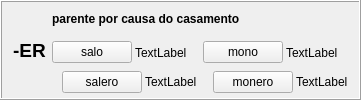
        <widget class="QFrame" name="frame">
         <property name="frameShape">
          <enum>QFrame::Box</enum>
         </property>
         <property name="frameShadow">
          <enum>QFrame::Raised</enum>
         </property>
         <layout class="QHBoxLayout" name="horizontalLayout_58">
          <property name="topMargin">
           <number>3</number>
          </property>
          <property name="bottomMargin">
           <number>3</number>
          </property>
          <item>
           <widget class="QLabel" name="label_308">
            <property name="sizePolicy">
             <sizepolicy hsizetype="Maximum" vsizetype="Preferred">
              <horstretch>0</horstretch>
              <verstretch>0</verstretch>
             </sizepolicy>
            </property>
            <property name="styleSheet">
             <string notr="true">font-size: 14pt;
font-weight: bold;</string>
            </property>
            <property name="text">
             <string>-ER</string>
            </property>
            <property name="alignment">
             <set>Qt::AlignCenter</set>
            </property>
            <property name="lingvo" stdset="0">
             <string>eo</string>
            </property>
           </widget>
          </item>
          <item>
           <layout class="QVBoxLayout" name="verticalLayout_352">
            <item>
             <widget class="QLabel" name="Lec09_Label657">
              <property name="sizePolicy">
               <sizepolicy hsizetype="Preferred" vsizetype="Maximum">
                <horstretch>0</horstretch>
                <verstretch>0</verstretch>
               </sizepolicy>
              </property>
              <property name="styleSheet">
               <string notr="true">font-weight: bold;</string>
              </property>
              <property name="text">
               <string>parente por causa do casamento</string>
              </property>
              <property name="wordWrap">
               <bool>true</bool>
              </property>
             </widget>
            </item>
            <item>
             <layout class="QHBoxLayout" name="horizontalLayout_579">
              <item>
               <layout class="QVBoxLayout" name="verticalLayout_353">
                <property name="spacing">
                 <number>3</number>
                </property>
                <item>
                 <layout class="QHBoxLayout" name="horizontalLayout_580" stretch="3,1">
                  <item>
                   <widget class="neklakebla" name="Lec09_Button632">
                    <property name="sizePolicy">
                     <sizepolicy hsizetype="Maximum" vsizetype="Fixed">
                      <horstretch>0</horstretch>
                      <verstretch>0</verstretch>
                     </sizepolicy>
                    </property>
                    <property name="text">
                     <string>salo</string>
                    </property>
                   </widget>
                  </item>
                  <item>
                   <widget class="QLabel" name="Lec09_Label658">
                    <property name="text">
                     <string>TextLabel</string>
                    </property>
                    <property name="wordWrap">
                     <bool>true</bool>
                    </property>
                   </widget>
                  </item>
                 </layout>
                </item>
                <item>
                 <layout class="QHBoxLayout" name="horizontalLayout_581" stretch="0,3,1">
                  <item>
                   <widget class="label_sago_reversa" name="label_373">
                    <property name="sizePolicy">
                     <sizepolicy hsizetype="Maximum" vsizetype="Preferred">
                      <horstretch>0</horstretch>
                      <verstretch>0</verstretch>
                     </sizepolicy>
                    </property>
                    <property name="text">
                     <string/>
                    </property>
                    <property name="pixmap">
                     <pixmap resource="ikonoj.qrc">:/ikonoj/sago_revena.png</pixmap>
                    </property>
                   </widget>
                  </item>
                  <item>
                   <widget class="neklakebla" name="Lec09_Button633">
                    <property name="sizePolicy">
                     <sizepolicy hsizetype="Maximum" vsizetype="Fixed">
                      <horstretch>0</horstretch>
                      <verstretch>0</verstretch>
                     </sizepolicy>
                    </property>
                    <property name="text">
                     <string>salero</string>
                    </property>
                   </widget>
                  </item>
                  <item>
                   <widget class="QLabel" name="Lec09_Label659">
                    <property name="text">
                     <string>TextLabel</string>
                    </property>
                    <property name="wordWrap">
                     <bool>true</bool>
                    </property>
                   </widget>
                  </item>
                 </layout>
                </item>
               </layout>
              </item>
              <item>
               <layout class="QVBoxLayout" name="verticalLayout_354">
                <property name="spacing">
                 <number>3</number>
                </property>
                <item>
                 <layout class="QHBoxLayout" name="horizontalLayout_582" stretch="3,1">
                  <item>
                   <widget class="neklakebla" name="Lec09_Button30">
                    <property name="sizePolicy">
                     <sizepolicy hsizetype="Maximum" vsizetype="Fixed">
                      <horstretch>0</horstretch>
                      <verstretch>0</verstretch>
                     </sizepolicy>
                    </property>
                    <property name="text">
                     <string>mono</string>
                    </property>
                   </widget>
                  </item>
                  <item>
                   <widget class="QLabel" name="Lec09_Label31">
                    <property name="text">
                     <string>TextLabel</string>
                    </property>
                    <property name="wordWrap">
                     <bool>true</bool>
                    </property>
                   </widget>
                  </item>
                 </layout>
                </item>
                <item>
                 <layout class="QHBoxLayout" name="horizontalLayout_583" stretch="0,3,1">
                  <item>
                   <widget class="label_sago_reversa" name="label_374">
                    <property name="sizePolicy">
                     <sizepolicy hsizetype="Maximum" vsizetype="Preferred">
                      <horstretch>0</horstretch>
                      <verstretch>0</verstretch>
                     </sizepolicy>
                    </property>
                    <property name="text">
                     <string/>
                    </property>
                    <property name="pixmap">
                     <pixmap resource="ikonoj.qrc">:/ikonoj/sago_revena.png</pixmap>
                    </property>
                   </widget>
                  </item>
                  <item>
                   <widget class="neklakebla" name="Lec09_Button31">
                    <property name="sizePolicy">
                     <sizepolicy hsizetype="Maximum" vsizetype="Fixed">
                      <horstretch>0</horstretch>
                      <verstretch>0</verstretch>
                     </sizepolicy>
                    </property>
                    <property name="text">
                     <string>monero</string>
                    </property>
                   </widget>
                  </item>
                  <item>
                   <widget class="QLabel" name="Lec09_Label32">
                    <property name="text">
                     <string>TextLabel</string>
                    </property>
                    <property name="wordWrap">
                     <bool>true</bool>
                    </property>
                   </widget>
                  </item>
                 </layout>
                </item>
               </layout>
              </item>
             </layout>
            </item>
           </layout>
          </item>
         </layout>
        </widget>
